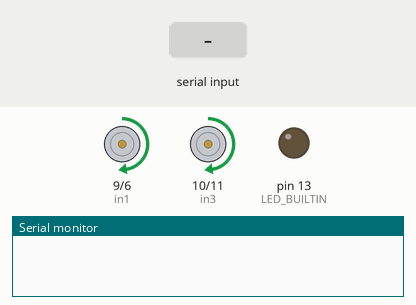
Recording of a sketch running on a simulated Arduino Uno, built with avr-gcc and run on an emulated ATmega328P. Shown: motor-driver pin pairs drawn as motors (green arrow = first pin HIGH = forward, orange = second pin HIGH = backward, longer = more drive, scaled by the enable pin), output pins drawn as LEDs (lit = HIGH), the last lines printed to the serial monitor. Inputs (shaded band) come from the test bench.

Above: at 1.2 s.
1.3 s: "w" received over Serial
At 2.5 s:
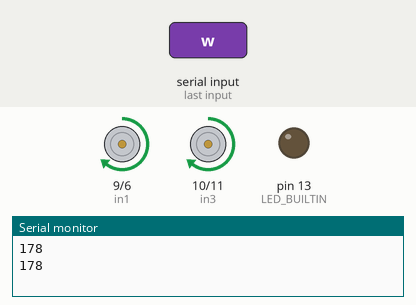
2.8 s: "0" received over Serial
At 3.8 s:
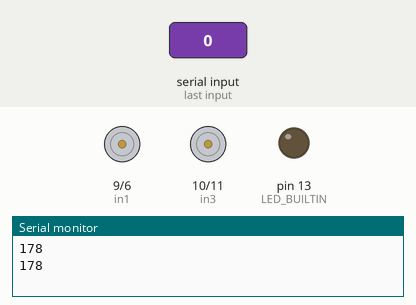
4.3 s: "s" received over Serial
5.8 s: "b" received over Serial
At 7.0 s:
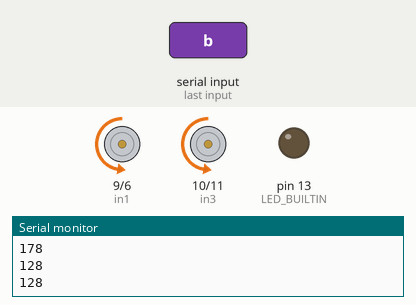
7.3 s: "w" received over Serial
At 8.4 s:
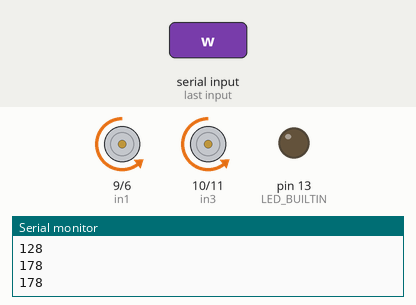
8.8 s: "f" received over Serial
At 9.5 s:
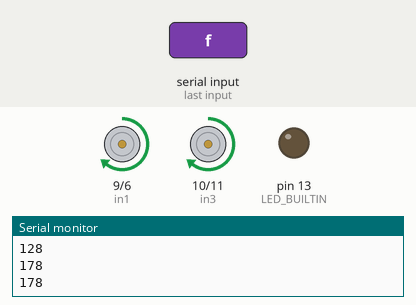
Timing chart, 0 to 11.3 s (numbered marks = the images above; inputs shaded):
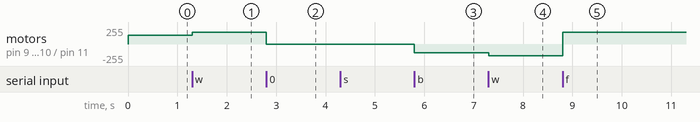

Measured:
- after the input at 1.3 s, motor on pin 9 (in1) / pin 6 (in2), motor on pin 10 (in3) / pin 11 (in4): forward 128/255 → forward 178/255 at once
- after the input at 2.8 s, motor on pin 9 (in1) / pin 6 (in2), motor on pin 10 (in3) / pin 11 (in4): forward 178/255 → stopped at once
- after the input at 5.8 s, motor on pin 9 (in1) / pin 6 (in2), motor on pin 10 (in3) / pin 11 (in4): stopped → backward 128/255 at once
- after the input at 7.3 s, motor on pin 9 (in1) / pin 6 (in2), motor on pin 10 (in3) / pin 11 (in4): backward 128/255 → backward 178/255 at once
- after the input at 8.8 s, motor on pin 9 (in1) / pin 6 (in2), motor on pin 10 (in3) / pin 11 (in4): backward 178/255 → forward 178/255 at once

The sketch:

04_HelloDCMotorPWM_2.ino
```cpp
#include <SoftwareSerial.h>

//SoftwareSerial BTSerial(4, 5);

int in1 = 9;
int in2 = 6;
int enA = 5;

int in3 = 10;
int in4 = 11;
int enB = 3;


int motorSpeedA = 0;
int motorSpeedB = 0;

void setup() {
  Serial.begin(9600);

  pinMode(LED_BUILTIN, OUTPUT);

  pinMode(enA, OUTPUT);
  pinMode(in1, OUTPUT);
  pinMode(in2, OUTPUT);

  pinMode(enB, OUTPUT);
  pinMode(in3, OUTPUT);
  pinMode(in4, OUTPUT);

  // Set initial rotation direction
  // forward
  digitalWrite(in1, HIGH);
  digitalWrite(in2, LOW);

  digitalWrite(in3, HIGH);
  digitalWrite(in4, LOW);

  // Initial speed
  motorSpeedA = 128;// 0~255
  motorSpeedB = 128;
}

void loop() {

  analogWrite(enA, motorSpeedA);
  analogWrite(enB, motorSpeedB);// Send PWM signal to motor A

}


void serialEvent() {
  while (Serial.available())
  {
    // get the new byte:
    char inChar = (char)Serial.read();

    if(inChar == '0')
    {
      digitalWrite(in1, LOW);
      digitalWrite(in2, LOW);

      digitalWrite(in3, LOW);
      digitalWrite(in4, LOW);

    }
    else if(inChar == 'f')
    {
      digitalWrite(in1, HIGH);
      digitalWrite(in2, LOW);

      digitalWrite(in3, HIGH);
      digitalWrite(in4, LOW);
    }
    else if(inChar == 'b')
    {
      digitalWrite(in1, LOW);
      digitalWrite(in2, HIGH);

      digitalWrite(in3, LOW);
      digitalWrite(in4, HIGH);

    }
    else if(inChar == 'w')
    {
      motorSpeedA = motorSpeedA + 50; //10
      motorSpeedB = motorSpeedB + 50; //10

      if (motorSpeedA > 255 and motorSpeedB > 255)
      {
        motorSpeedA = 255;
        motorSpeedB = 255;
      }

      Serial.println(motorSpeedA);
      Serial.println(motorSpeedB);

    }
    else if(inChar == 's')
    {
      motorSpeedA = motorSpeedA - 50; //10
      motorSpeedB = motorSpeedB - 50; //10

      if (motorSpeedA < 0 and motorSpeedB < 0)
      {
        motorSpeedA = 0;
        motorSpeedB = 0;
      }

      Serial.println(motorSpeedA);
      Serial.println(motorSpeedB);
    }


  }
}
```
